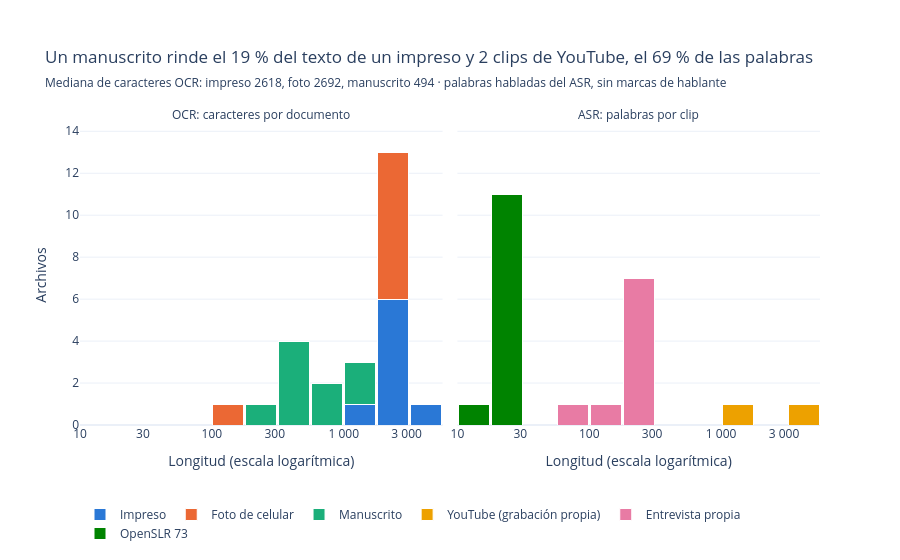

Notebook cell for this chart:
### Markdown cell above
### 7.3 Longitud de los textos extraídos

Las longitudes van de 17 palabras, en una frase de OpenSLR, a casi 3700, en 20 minutos de podcast. Con intervalos del mismo ancho, casi todos los clips caerían en la primera barra. Por eso el histograma usa intervalos iguales en escala logarítmica: cada marca del eje vale más o menos el triple de la anterior.

### Code cell
GRUPOS = {"Impreso": AZUL, "Foto de celular": NARANJA, "Manuscrito": AQUA,
          "YouTube (grabación propia)": AMARILLO, "Entrevista propia": MAGENTA, "OpenSLR 73": VERDE}
largos = pd.concat([
    pd.DataFrame({"medida": "OCR: caracteres por documento", "id": docs["id"],
                  "grupo": docs["tipo"].map(ETIQ_TIPO), "longitud": docs["caracteres"]}),
    pd.DataFrame({"medida": "ASR: palabras por clip", "id": audios["id"],
                  "grupo": audios["fuente"], "longitud": audios["palabras"]}),
])
largos["log_longitud"] = np.log10(largos["longitud"])
med = docs.groupby("tipo")["caracteres"].median()
mas_largos = audios.nlargest(2, "palabras")
top2 = mas_largos["palabras"].sum() / audios["palabras"].sum()
origen = "de YouTube" if (mas_largos["fuente"] == FUENTES_AUDIO[0]).all() else "largos"
titulo = (f"Un manuscrito rinde el {100 * med['manuscrito'] / med['impreso']:.0f} % del texto de un impreso "
          f"y 2 clips {origen}, el {100 * top2:.0f} % de las palabras")
MARCAS = [10, 30, 100, 300, 1000, 3000]

# Conteo por intervalo de un cuarto de década (10-18, 18-32, 32-56...), dibujado como barras apiladas
BORDES = np.arange(1, 4.01, 0.25)
largos["intervalo"] = pd.cut(largos["log_longitud"], BORDES, right=False, labels=BORDES[:-1] + 0.125).astype(float)
barras = largos.groupby(["medida", "grupo", "intervalo"]).size().reset_index(name="archivos")
barras["rango"] = [f"{10 ** (x - 0.125):,.0f} a {10 ** (x + 0.125):,.0f}".replace(",", " ") for x in barras["intervalo"]]

fig3 = px.bar(barras, x="intervalo", y="archivos", color="grupo", facet_col="medida",
              color_discrete_map=GRUPOS, category_orders={"grupo": list(GRUPOS), "medida": list(largos["medida"].unique())},
              custom_data=["rango"], labels={"intervalo": "Longitud (escala logarítmica)", "grupo": "", "archivos": "Archivos"})
fig3.update_traces(width=0.235, marker_line_color="white", marker_line_width=1,
                   hovertemplate="%{customdata[0]}: %{y} archivo(s)<extra>%{fullData.name}</extra>")
# Rango del eje y fijo: al exportar a PNG, el eje no calcula su rango con estos datos y queda en [-1, 4]
fig3.update_yaxes(range=[0, 1.1 * barras.groupby(["medida", "intervalo"])["archivos"].sum().max()])
fig3.update_xaxes(tickvals=np.log10(MARCAS), ticktext=[f"{m:,}".replace(",", " ") for m in MARCAS], range=[1, 3.75])
fig3.for_each_annotation(lambda a: a.update(text=a.text.split("=")[-1]))
fig3.update_layout(barmode="stack", bargap=0.06, yaxis_title="Archivos", margin=dict(t=125),
                   legend=dict(orientation="h", y=-0.25),
                   title=dict(text=titulo, subtitle=dict(text=(
                       f"Mediana de caracteres OCR: impreso {med['impreso']:.0f}, foto {med['foto']:.0f}, "
                       f"manuscrito {med['manuscrito']:.0f} · palabras habladas del ASR, sin marcas de hablante"))))
fig3.show()

### Figure 1 — Plotly figure (JSON) as saved in the notebook; plotly's stock layout.template omitted (floating-point values rounded to 4 significant figures)
{"data": [{"customdata": [["1 000 a 1 778"], ["1 778 a 3 162"], ["3 162 a 5 623"]], "hovertemplate": "%{customdata[0]}: %{y} archivo(s)<extra>%{fullData.name}</extra>", "legendgroup": "Impreso", "marker": {"color": "#2a78d6", "line": {"color": "white", "width": 1}, "pattern": {"shape": ""}}, "name": "Impreso", "orientation": "v", "showlegend": true, "textposition": "auto", "type": "bar", "width": 0.235, "x": [3.125, 3.375, 3.625], "xaxis": "x", "y": [1, 6, 1], "yaxis": "y"}, {"customdata": [["100 a 178"], ["1 778 a 3 162"]], "hovertemplate": "%{customdata[0]}: %{y} archivo(s)<extra>%{fullData.name}</extra>", "legendgroup": "Foto de celular", "marker": {"color": "#eb6834", "line": {"color": "white", "width": 1}, "pattern": {"shape": ""}}, "name": "Foto de celular", "orientation": "v", "showlegend": true, "textposition": "auto", "type": "bar", "width": 0.235, "x": [2.125, 3.375], "xaxis": "x", "y": [1, 7], "yaxis": "y"}, {"customdata": [["178 a 316"], ["316 a 562"], ["562 a 1 000"], ["1 000 a 1 778"]], "hovertemplate": "%{customdata[0]}: %{y} archivo(s)<extra>%{fullData.name}</extra>", "legendgroup": "Manuscrito", "marker": {"color": "#1baf7a", "line": {"color": "white", "width": 1}, "pattern": {"shape": ""}}, "name": "Manuscrito", "orientation": "v", "showlegend": true, "textposition": "auto", "type": "bar", "width": 0.235, "x": [2.375, 2.625, 2.875, 3.125], "xaxis": "x", "y": [1, 4, 2, 2], "yaxis": "y"}, {"customdata": [["1 000 a 1 778"], ["3 162 a 5 623"]], "hovertemplate": "%{customdata[0]}: %{y} archivo(s)<extra>%{fullData.name}</extra>", "legendgroup": "YouTube (grabación propia)", "marker": {"color": "#eda100", "line": {"color": "white", "width": 1}, "pattern": {"shape": ""}}, "name": "YouTube (grabación propia)", "orientation": "v", "showlegend": true, "textposition": "auto", "type": "bar", "width": 0.235, "x": [3.125, 3.625], "xaxis": "x2", "y": [1, 1], "yaxis": "y2"}, {"customdata": [["56 a 100"], ["100 a 178"], ["178 a 316"]], "hovertemplate": "%{customdata[0]}: %{y} archivo(s)<extra>%{fullData.name}</extra>", "legendgroup": "Entrevista propia", "marker": {"color": "#e87ba4", "line": {"color": "white", "width": 1}, "pattern": {"shape": ""}}, "name": "Entrevista propia", "orientation": "v", "showlegend": true, "textposition": "auto", "type": "bar", "width": 0.235, "x": [1.875, 2.125, 2.375], "xaxis": "x2", "y": [1, 1, 7], "yaxis": "y2"}, {"customdata": [["10 a 18"], ["18 a 32"]], "hovertemplate": "%{customdata[0]}: %{y} archivo(s)<extra>%{fullData.name}</extra>", "legendgroup": "OpenSLR 73", "marker": {"color": "#008300", "line": {"color": "white", "width": 1}, "pattern": {"shape": ""}}, "name": "OpenSLR 73", "orientation": "v", "showlegend": true, "textposition": "auto", "type": "bar", "width": 0.235, "x": [1.125, 1.375], "xaxis": "x2", "y": [1, 11], "yaxis": "y2"}], "layout": {"annotations": [{"font": {}, "showarrow": false, "text": "OCR: caracteres por documento", "x": 0.245, "xanchor": "center", "xref": "paper", "y": 1.0, "yanchor": "bottom", "yref": "paper"}, {"font": {}, "showarrow": false, "text": "ASR: palabras por clip", "x": 0.755, "xanchor": "center", "xref": "paper", "y": 1.0, "yanchor": "bottom", "yref": "paper"}], "bargap": 0.06, "barmode": "stack", "legend": {"orientation": "h", "title": {"text": ""}, "tracegroupgap": 0, "y": -0.25}, "margin": {"t": 125}, "title": {"subtitle": {"text": "Mediana de caracteres OCR: impreso 2618, foto 2692, manuscrito 494 · palabras habladas del ASR, sin marcas de hablante"}, "text": "Un manuscrito rinde el 19 % del texto de un impreso y 2 clips de YouTube, el 69 % de las palabras"}, "xaxis": {"anchor": "y", "domain": [0.0, 0.49], "range": [1, 3.75], "ticktext": ["10", "30", "100", "300", "1 000", "3 000"], "tickvals": [1.0, 1.477, 2.0, 2.477, 3.0, 3.477], "title": {"text": "Longitud (escala logarítmica)"}}, "xaxis2": {"anchor": "y2", "domain": [0.51, 1.0], "matches": "x", "range": [1, 3.75], "ticktext": ["10", "30", "100", "300", "1 000", "3 000"], "tickvals": [1.0, 1.477, 2.0, 2.477, 3.0, 3.477], "title": {"text": "Longitud (escala logarítmica)"}}, "yaxis": {"anchor": "x", "domain": [0.0, 1.0], "range": [0, 14.3], "title": {"text": "Archivos"}}, "yaxis2": {"anchor": "x2", "domain": [0.0, 1.0], "matches": "y", "range": [0, 14.3], "showticklabels": false}}}
